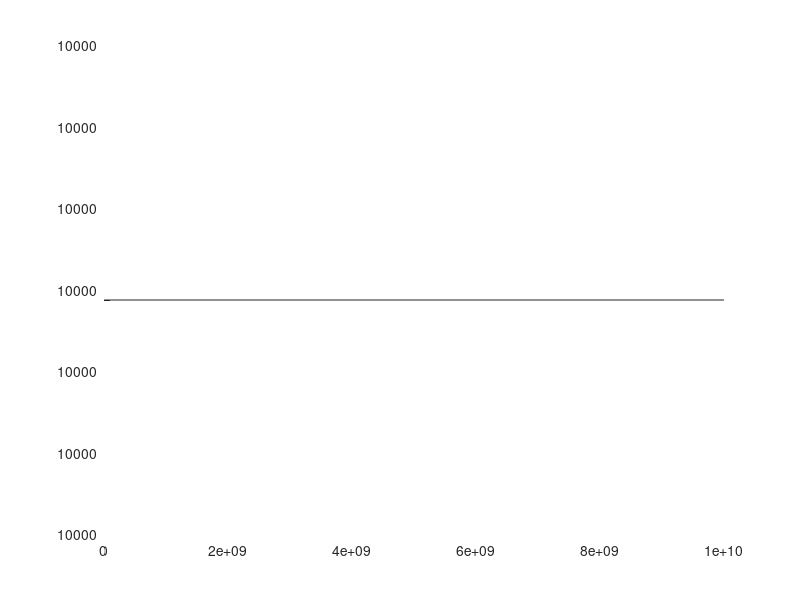

Here is the MATLAB script that generated this plot:
clc;
clear all;

eV_um_scale = 1.0/1.23984193;
Cu_plasma_frq = 10.83*eV_um_scale;
Cu_f0 = 0.575;
Cu_frq0 = 1e-10;
Cu_gam0 = 0.030*eV_um_scale;
Cu_sig0 = Cu_f0*(Cu_plasma_frq*Cu_plasma_frq)/(Cu_frq0*Cu_frq0);
Cu_f1 = 0.061;
Cu_frq1 = 0.291*eV_um_scale;
Cu_gam1 = 0.378*eV_um_scale;
Cu_sig1 = Cu_f1*(Cu_plasma_frq*Cu_plasma_frq)/(Cu_frq1*Cu_frq1);
Cu_f2 = 0.104;
Cu_frq2 = 2.957*eV_um_scale;      
Cu_gam2 = 1.056*eV_um_scale;
Cu_sig2 = Cu_f2*(Cu_plasma_frq*Cu_plasma_frq)/(Cu_frq2*Cu_frq2);
Cu_f3 = 0.723;
Cu_frq3 = 5.300*eV_um_scale;      
Cu_gam3 = 3.213*eV_um_scale;
Cu_sig3 = Cu_f3*(Cu_plasma_frq*Cu_plasma_frq)/(Cu_frq3*Cu_frq3);
Cu_f4 = 0.638;
Cu_frq4 = 11.18*eV_um_scale;
Cu_gam4 = 4.305*eV_um_scale;
Cu_sig4 = Cu_f4*(Cu_plasma_frq*Cu_plasma_frq)/(Cu_frq4*Cu_frq4);
sigma_Cu=Cu_sig0;

um_scale=1000;
NiFe_frq = 1/(0.0838297450980392*um_scale);
NiFe_gam = 1/(0.259381156903766*um_scale);
NiFe_sig = 1;
mu0=1000;
sigmab=0;
sigma0=NiFe_sig;
omega0=2*pi*NiFe_frq;
gamma0=NiFe_gam;

um_scale=1000;
NiFe_frq = 1e9;
NiFe_gam = 1e-6;
NiFe_sig = 500;
mu0=10000;
sigmab=0;
sigma0=NiFe_sig;
omega0=NiFe_frq;
gamma0=NiFe_gam;

n=1;
for omega=0:1e8:1e10
    mu(n)=(1+(i*sigmab/omega))*(mu0+(sigma0*omega0)/(omega0*omega0-omega*omega-i*omega*gamma0));
    n=n+1;
end
hold on;
plot(0:1e8:1e10,(mu))
%plot(0:1e8:1e10,(mu))

% eps0=1;
% sigmad=1000;
% n=1;
% sum=0;
% for omega=0:0.0001:0.01
%     sum=0;
%     sum=sum+(Cu_sig0*2*pi*Cu_frq0)/(2*pi*Cu_frq0*2*pi*Cu_frq0-omega*omega-i*omega*Cu_gam0);
%     sum=sum+(Cu_sig1*2*pi*Cu_frq1)/(2*pi*Cu_frq1*2*pi*Cu_frq1-omega*omega-i*omega*Cu_gam1);
%     sum=sum+(Cu_sig2*2*pi*Cu_frq2)/(2*pi*Cu_frq2*2*pi*Cu_frq2-omega*omega-i*omega*Cu_gam2);
%     sum=sum+(Cu_sig3*2*pi*Cu_frq3)/(2*pi*Cu_frq3*2*pi*Cu_frq3-omega*omega-i*omega*Cu_gam3);
%     sum=sum+(Cu_sig4*2*pi*Cu_frq4)/(2*pi*Cu_frq4*2*pi*Cu_frq4-omega*omega-i*omega*Cu_gam4);
%     
%     eps(n)=(1+(i*sigmad/omega))*(eps0+sum);
%     n=n+1;
% end
% plot(0:0.0001:0.01,abs(eps))
